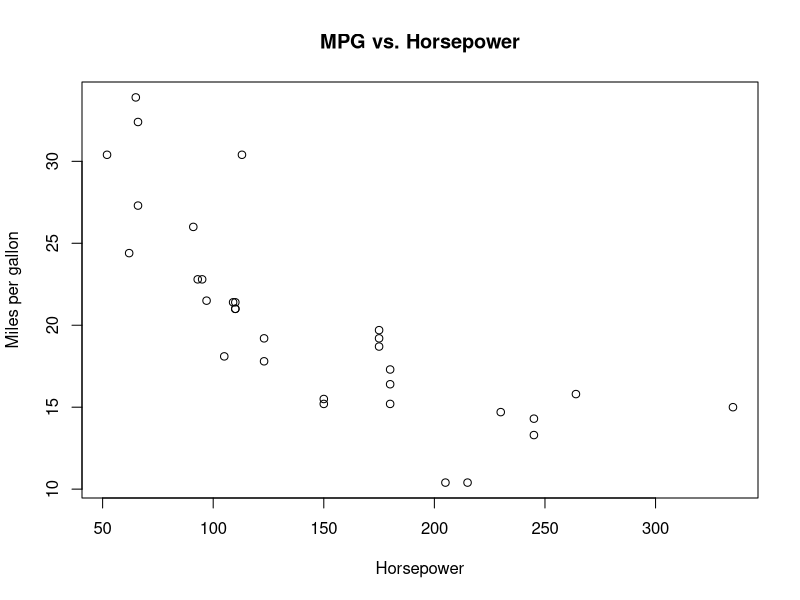

This figure's R source:
## ---- chunk 1
knitr::opts_chunk$set(echo = TRUE)
knitr::opts_chunk$set(fig.width=8, fig.height=6)
## ---- chunk 2
data(mtcars)
head(mtcars)
summary(mtcars)
plot(mtcars$hp, mtcars$mpg,
  xlab = "Horsepower",
  ylab = "Miles per gallon", 
  main = "MPG vs. Horsepower")
